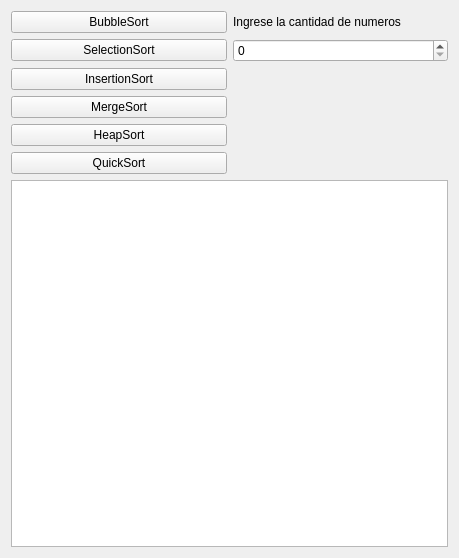
<?xml version="1.0" encoding="UTF-8"?>
<ui version="4.0">
 <class>Widget</class>
 <widget class="QWidget" name="Widget">
  <property name="geometry">
   <rect>
    <x>0</x>
    <y>0</y>
    <width>459</width>
    <height>558</height>
   </rect>
  </property>
  <property name="windowTitle">
   <string>Widget</string>
  </property>
  <layout class="QGridLayout" name="gridLayout">
   <item row="5" column="0">
    <widget class="QPushButton" name="pbQuickSort">
     <property name="text">
      <string>QuickSort</string>
     </property>
    </widget>
   </item>
   <item row="0" column="0">
    <widget class="QPushButton" name="pbBubbleSort">
     <property name="text">
      <string>BubbleSort</string>
     </property>
    </widget>
   </item>
   <item row="3" column="0">
    <widget class="QPushButton" name="pbMergeSort">
     <property name="text">
      <string>MergeSort</string>
     </property>
    </widget>
   </item>
   <item row="4" column="0">
    <widget class="QPushButton" name="pbHeapSort">
     <property name="text">
      <string>HeapSort</string>
     </property>
    </widget>
   </item>
   <item row="1" column="0">
    <widget class="QPushButton" name="pbSelectionSort">
     <property name="text">
      <string>SelectionSort</string>
     </property>
    </widget>
   </item>
   <item row="2" column="0">
    <widget class="QPushButton" name="pbInsertionSort">
     <property name="text">
      <string>InsertionSort</string>
     </property>
    </widget>
   </item>
   <item row="6" column="0" colspan="2">
    <widget class="QPlainTextEdit" name="pteViewer">
     <property name="sizePolicy">
      <sizepolicy hsizetype="Expanding" vsizetype="Expanding">
       <horstretch>0</horstretch>
       <verstretch>0</verstretch>
      </sizepolicy>
     </property>
    </widget>
   </item>
   <item row="1" column="1">
    <widget class="QSpinBox" name="sbCantidad"/>
   </item>
   <item row="0" column="1">
    <widget class="QLabel" name="label">
     <property name="text">
      <string>Ingrese la cantidad de numeros</string>
     </property>
    </widget>
   </item>
  </layout>
 </widget>
 <layoutdefault spacing="6" margin="11"/>
 <resources/>
 <connections/>
</ui>
